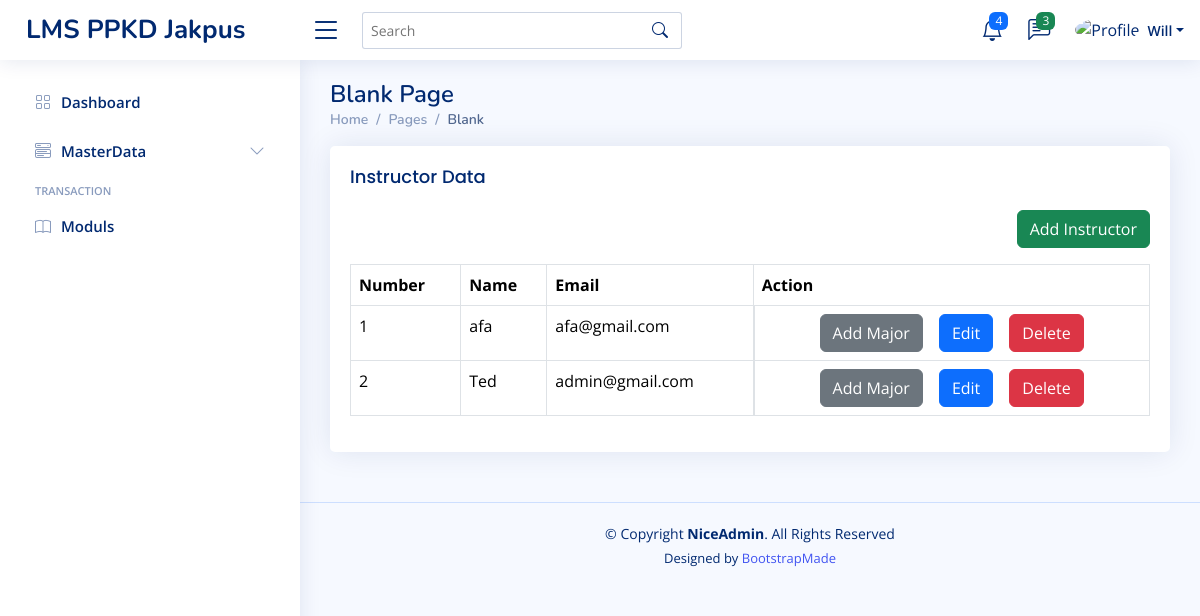
The page /home.php?page=/instruct/instructor (signed in) on the database as committed earlier.
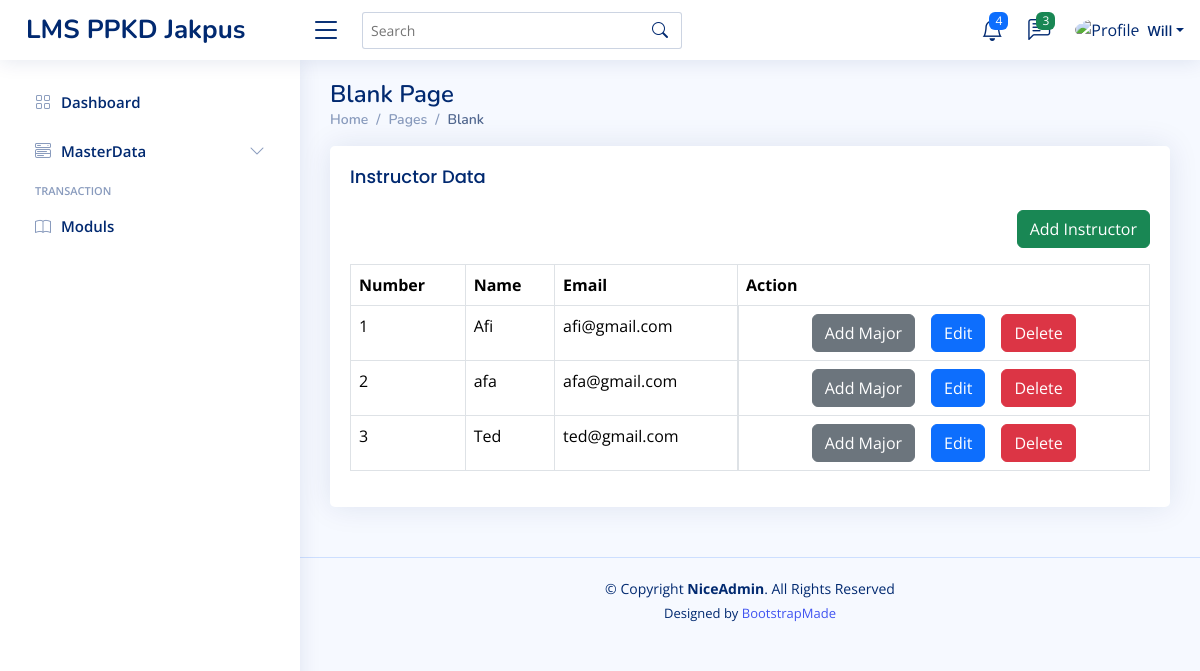
The same page on the database as committed later.
### tables this page shows
CREATE TABLE `instructors` (
  `instructor_id` int(11) NOT NULL,
  `instructor_name` varchar(50) NOT NULL,
  `instructor_gender` tinyint(1) NOT NULL,
  `instructor_education` varchar(30) NOT NULL,
  `instructor_phone` int(15) NOT NULL,
  `instructor_email` varchar(50) NOT NULL,
  `instructor_password` varchar(100) NOT NULL,
  `instructor_address` text NOT NULL,
  `created_at` timestamp NOT NULL DEFAULT current_timestamp(),
  `updated_at` timestamp NULL DEFAULT NULL ON UPDATE current_timestamp(),
  `deleted_at` tinyint(4) NOT NULL DEFAULT 0
);

### content/instruct/instructor.php (the view)
<?php
$query = mysqli_query($config, "SELECT * FROM instructors WHERE deleted_at = 0 ORDER BY instructor_id DESC");
$row = mysqli_fetch_all($query, MYSQLI_ASSOC);
?>
<div class="row">
    <div class="col-12">
        <div class="card">
            <div class="card-body ">
                <h5 class="card-title">Instructor Data</h5>
                <div class="mb-3" align="right">
                    <a href="?page=/instruct/add_instructor" class="btn btn-success">Add Instructor</a>
                </div>
                <div class="table-responsive">
                    <table class="table table-bordered">
                        <thead class="">
                            <tr>
                                <th>Number</th>
                                <th>Name</th>
                                <th>Email</th>
                                <th>Action</th>
                            </tr>
                        </thead>
                        <tbody>
                            <?php foreach ($row as $key => $instructor) : ?>
                                <tr>
                                    <td><?= $key += 1 ?></td>
                                    <td><?= $instructor['instructor_name'] ?></td>
                                    <td><?= $instructor['instructor_email'] ?></td>
                                    <td class="d-flex justify-content-center">
                                        <a href="?page=/instruct/add_instructor_major&id=<?= $instructor['instructor_id'] ?>"
                                            class="btn btn-secondary me-2 ms-2">Add Major</a>
                                        <a href="?page=/instruct/add_instructor&edit=<?= $instructor['instructor_id'] ?>"
                                            class="btn btn-primary me-2 ms-2">Edit</a>
                                        <a onclick="return confirm('Are you Sure want to delete this data??')"
                                            href="?page=instruct/add_instructor&delete=<?= $instructor['instructor_id'] ?>"
                                            class="btn btn-danger me-2 ms-2">Delete</a>
                                    </td>
                                </tr>
                            <?php endforeach ?>
                        </tbody>
                    </table>
                </div>
            </div>
        </div>
    </div>
</div>

### home.php (shortened to what this page needs)
<!DOCTYPE html>
<html lang="en">
<head>
    <link href="assets/vendor/bootstrap/css/bootstrap.min.css" rel="stylesheet">
    <link href="assets/vendor/bootstrap-icons/bootstrap-icons.css" rel="stylesheet">
    <link href="assets/vendor/boxicons/css/boxicons.min.css" rel="stylesheet">
    <link href="assets/vendor/quill/quill.snow.css" rel="stylesheet">
    <link href="assets/vendor/quill/quill.bubble.css" rel="stylesheet">
    <link href="assets/vendor/remixicon/remixicon.css" rel="stylesheet">
    <link href="assets/vendor/simple-datatables/style.css" rel="stylesheet">
    <link href="assets/css/style.css" rel="stylesheet">
</head>
<body>
    <?php include "inc/header.php"; ?>
    <?php include "inc/sidebar.php"; ?>
    <main id="main" class="main">
        <div class="pagetitle">
            <h1>Blank Page</h1>
            <nav>
                <ol class="breadcrumb">
                    <li class="breadcrumb-item"><a href="index.html">Home</a></li>
                    <li class="breadcrumb-item">Pages</li>
                    <li class="breadcrumb-item active">Blank</li>
                </ol>
            </nav>
        </div>
        <section class="section">
            <?php
            if (isset($_GET['page'])) {
                if (file_exists("content/" . $_GET['page'] . ".php")) {
                    include "content/" . $_GET['page'] . ".php";
                } else {
                    include "content/404.php";
                }
            } else {
                include "content/dashboard.php";
            }
            ?>
        </section>
    </main>
    <footer id="footer" class="footer">
        <div class="copyright">
            &copy; Copyright <strong><span>NiceAdmin</span></strong>. All Rights Reserved
        </div>
        <div class="credits">
            Designed by <a href="https://bootstrapmade.com/">BootstrapMade</a>
        </div>
    </footer>
</body>
</html>

### inc/header.php (shortened to what this page needs)
<?php
$name = isset($_SESSION['USER_NAME']) ? $_SESSION['USER_NAME'] : '';
?>
<header id="header" class="header fixed-top d-flex align-items-center">
    <div class="d-flex align-items-center justify-content-between">
        <a href="index.html" class="logo d-flex align-items-center">
            <span class="d-none d-lg-block">LMS PPKD Jakpus</span>
        </a>
        <i class="bi bi-list toggle-sidebar-btn"></i>
    </div>
    <div class="search-bar">
        <form class="search-form d-flex align-items-center" method="POST" action="#">
            <input type="text" name="query" placeholder="Search" title="Enter search keyword">
            <button type="submit" title="Search"><i class="bi bi-search"></i></button>
        </form>
    </div>
    <nav class="header-nav ms-auto">
        <ul class="d-flex align-items-center">
            <li class="nav-item dropdown">
                <a class="nav-link nav-icon" href="#" data-bs-toggle="dropdown">
                    <i class="bi bi-bell"></i>
                    <span class="badge bg-primary badge-number">4</span>
                </a>
            </li>
            <li class="nav-item dropdown">
                <a class="nav-link nav-icon" href="#" data-bs-toggle="dropdown">
                    <i class="bi bi-chat-left-text"></i>
                    <span class="badge bg-success badge-number">3</span>
                </a>
            </li>
            <li class="nav-item dropdown pe-3">
                <a class="nav-link nav-profile d-flex align-items-center pe-0" href="#" data-bs-toggle="dropdown">
                    <img src="assets/img/profile-img.jpg" alt="Profile" class="rounded-circle">
                    <span class="d-none d-md-block dropdown-toggle ps-2"><?= $name ?></span>
                </a>
            </li>
        </ul>
    </nav>
</header>

### inc/sidebar.php (shortened to what this page needs)
<aside id="sidebar" class="sidebar">
    <ul class="sidebar-nav" id="sidebar-nav">
        <li class="nav-item">
            <a class="nav-link collapsed" href="index.html">
                <i class="bi bi-grid"></i>
                <span>Dashboard</span>
            </a>
        </li>
        <li class="nav-item">
            <a class="nav-link collapsed" data-bs-target="#components-nav" data-bs-toggle="collapse" href="#">
                <i class="bi bi-menu-button-wide"></i><span>MasterData</span><i class="bi bi-chevron-down ms-auto"></i>
            </a>
        </li>
        <li class="nav-heading">Transaction</li>
        <li class="nav-item">
            <a class="nav-link collapsed" href="?page=/mod/moduls">
                <i class="bi bi-book"></i>
                <span>Moduls</span>
            </a>
        </li>
    </ul>
</aside>

### assets/css/style.css (style rules this page uses)
:root { scroll-behavior: smooth; }
body { font-family: "Open Sans", sans-serif; background: #f6f9ff; color: #444444; }
a { color: #4154f1; text-decoration: none; }
h1, h2, h3, h4, h5, h6 { font-family: "Nunito", sans-serif; }
#main { margin-top: 60px; padding: 20px 30px; transition: all 0.3s; }
.pagetitle { margin-bottom: 10px; }
.pagetitle h1 { font-size: 24px; margin-bottom: 0; font-weight: 600; color: #012970; }
.card { margin-bottom: 30px; border: none; border-radius: 5px; box-shadow: 0px 0 30px rgba(1, 41, 112, 0.1); }
.card-title { padding: 20px 0 15px 0; font-size: 18px; font-weight: 500; color: #012970; font-family: "Poppins", sans-serif; }
.card-body { padding: 0 20px 20px 20px; }
.breadcrumb { font-size: 14px; font-family: "Nunito", sans-serif; color: #899bbd; font-weight: 600; }
.breadcrumb a { color: #899bbd; transition: 0.3s; }
.breadcrumb .breadcrumb-item::before { color: #899bbd; }
.breadcrumb .active { color: #51678f; font-weight: 600; }
.logo { line-height: 1; }
@media (min-width: 1200px) { .logo { width: 280px; } }
.logo span { font-size: 26px; font-weight: 700; color: #012970; font-family: "Nunito", sans-serif; }
.header { transition: all 0.5s; z-index: 997; height: 60px; box-shadow: 0px 2px 20px rgba(1, 41, 112, 0.1); background-color: #fff; padding-left: 20px; }
.header .toggle-sidebar-btn { font-size: 32px; padding-left: 10px; cursor: pointer; color: #012970; }
.header .search-bar { min-width: 360px; padding: 0 20px; }
.header .search-form { width: 100%; }
.header .search-form input { border: 0; font-size: 14px; color: #012970; border: 1px solid rgba(1, 41, 112, 0.2); padding: 7px 38px 7px 8px; border-radius: 3px; transition: 0.3s; width: 100%; }
.header .search-form button { border: 0; padding: 0; margin-left: -30px; background: none; }
.header .search-form button i { color: #012970; }
.header-nav ul { list-style: none; }
.header-nav>ul { margin: 0; padding: 0; }
.header-nav .nav-icon { font-size: 22px; color: #012970; margin-right: 25px; position: relative; }
.header-nav .nav-profile { color: #012970; }
.header-nav .nav-profile img { max-height: 36px; }
.header-nav .nav-profile span { font-size: 14px; font-weight: 600; }
.header-nav .badge-number { position: absolute; inset: -2px -5px auto auto; font-weight: normal; font-size: 12px; padding: 3px 6px; }
.sidebar { position: fixed; top: 60px; left: 0; bottom: 0; width: 300px; z-index: 996; transition: all 0.3s; padding: 20px; overflow-y: auto; scrollbar-width: thin; scrollbar-color: #aab7cf transparent; box-shadow: 0px 0px 20px rgba(1, 41, 112, 0.1); background-color: #fff; }
@media (min-width: 1200px) { #main, #footer { margin-left: 300px; } }
.sidebar-nav { padding: 0; margin: 0; list-style: none; }
.sidebar-nav li { padding: 0; margin: 0; list-style: none; }
.sidebar-nav .nav-item { margin-bottom: 5px; }
.sidebar-nav .nav-heading { font-size: 11px; text-transform: uppercase; color: #899bbd; font-weight: 600; margin: 10px 0 5px 15px; }
.sidebar-nav .nav-link { display: flex; align-items: center; font-size: 15px; font-weight: 600; color: #4154f1; transition: 0.3; background: #f6f9ff; padding: 10px 15px; border-radius: 4px; }
.sidebar-nav .nav-link i { font-size: 16px; margin-right: 10px; color: #4154f1; }
.sidebar-nav .nav-link.collapsed { color: #012970; background: #fff; }
.sidebar-nav .nav-link.collapsed i { color: #899bbd; }
.sidebar-nav .nav-link .bi-chevron-down { margin-right: 0; transition: transform 0.2s ease-in-out; }
.footer { padding: 20px 0; font-size: 14px; transition: all 0.3s; border-top: 1px solid #cddfff; }
.footer .copyright { text-align: center; color: #012970; }
.footer .credits { padding-top: 5px; text-align: center; font-size: 13px; color: #012970; }

Rows that differ between the two databases and show on the page:
added instructors: key "1", instructor_name "Afi", instructor_email "afi@gmail.com"
changed instructors "afa": key "1" → "2"
changed instructors "Ted": key "2" → "3"; instructor_email "admin@gmail.com" → "ted@gmail.com"
